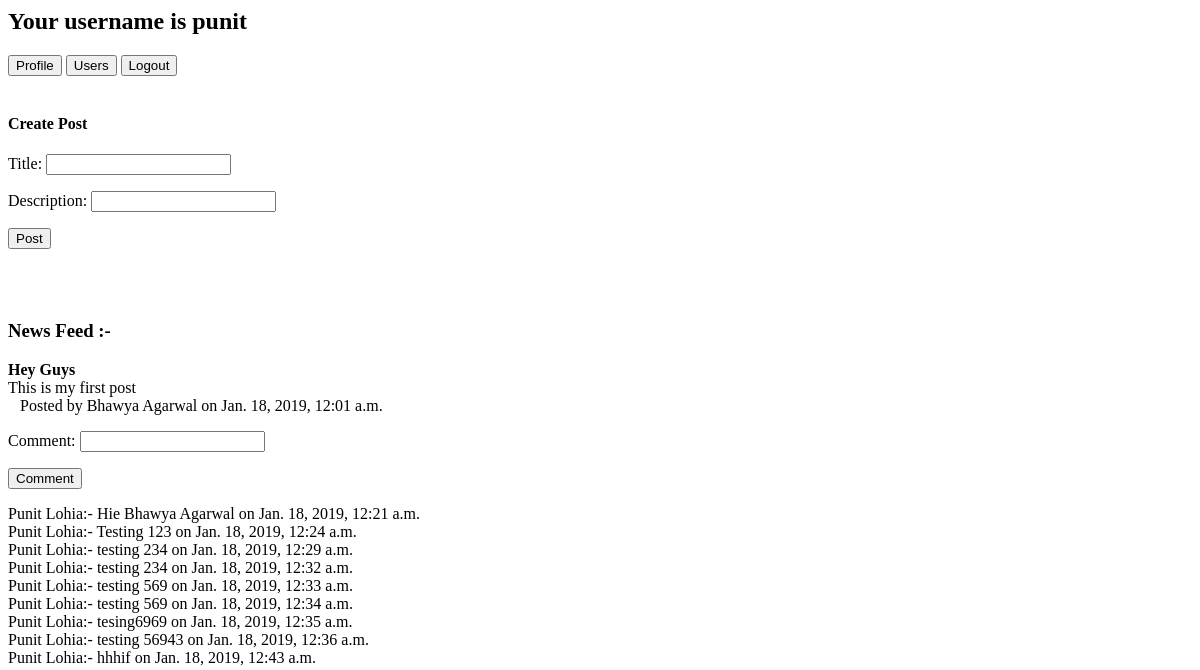
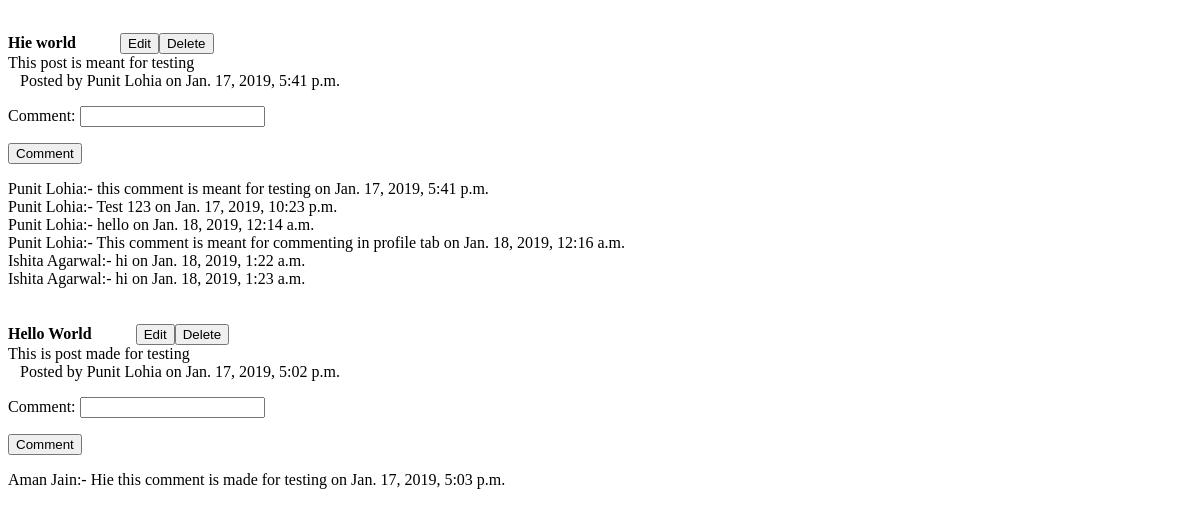
Before: /blog (signed in, upper part) with the older database file (2 pictures, top to bottom).
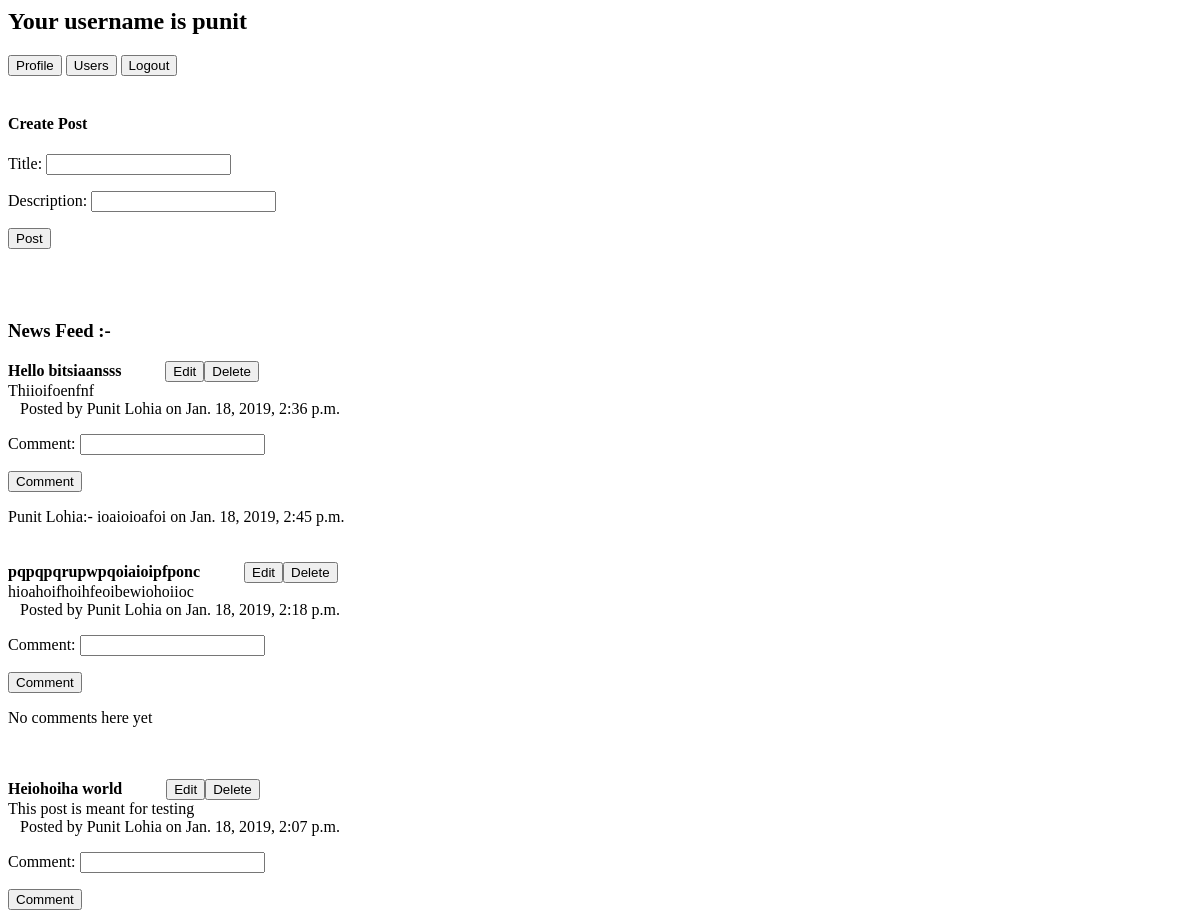
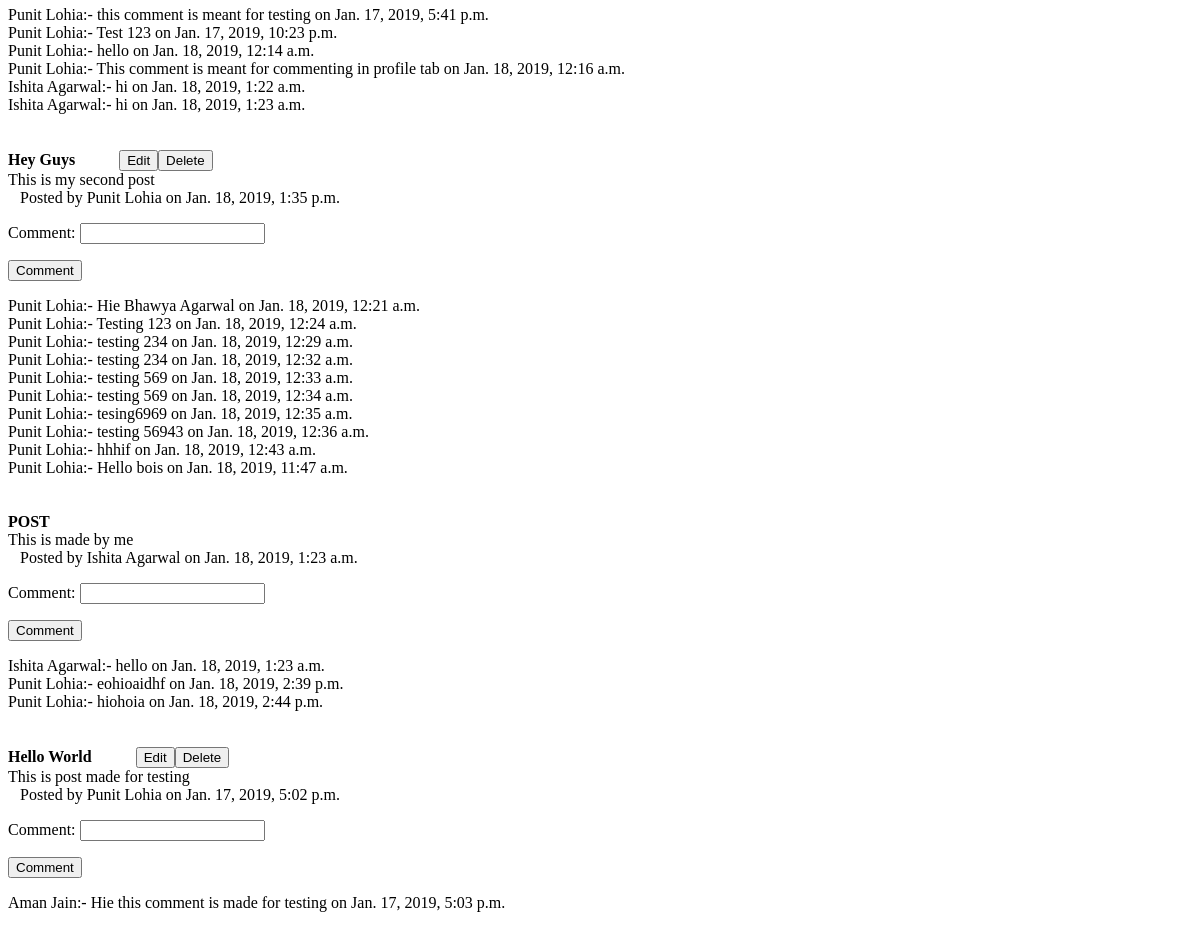
After: the same page with the newer database file (2 pictures, top to bottom).
### blog/models.py (models this page shows, shortened)
class Post(models.Model):
    title = models.CharField(max_length=200)
    description = models.CharField(max_length=1000)
    user = models.ForeignKey(User, on_delete=models.CASCADE)
    createddatetime = models.DateTimeField(auto_now_add=True)

class Comment(models.Model):
    post = models.ForeignKey(Post, on_delete=models.CASCADE)
    user = models.ForeignKey(User, on_delete=models.CASCADE)
    comment = models.CharField(max_length=1000)
    commentdatetime = models.DateTimeField(auto_now=True)

### blog/views.py (the view)
# urls.py: path('blog',views.index,name='index'),
def index(request):
    comment = AddComment
    following_list = request.user.profile.following.all()
    if request.method=="POST":
        form = PostForm(request.POST)
        form2 = PostFormOrignal()
        if form.is_valid():
            post = form.save(commit=False)
            post.user = request.user
            post.save()
            title=form.cleaned_data['title']
            description=form.cleaned_data['description']
            post2=form2.save(commit=False)
            post2.user=post.user
            post2.title=title
            post2.description=description
            post2.save()
            form = PostForm()
    else:
        form = PostForm()
    posts = Post.objects.filter(user__in=following_list).order_by('-createddatetime')
    return render(request,'blog/index.html',{'form':form,'posts':posts,'comment':comment},)

### blog/forms.py
class PostForm(forms.ModelForm):
    title=forms.CharField()
    description=forms.CharField()
    class Meta:
        model = Post
        fields=('title','description')

### blog/templates/blog/index.html (shortened to what this page needs)
<html lang="en">
<head>
</head>
<body>
  {% if user.is_authenticated %}
  <h2>Your username is {{user.username}}</h2>
  <a href="profile"><button>Profile</button></a>
  <a href="allusers"><button>Users</button></a>
  <a href="accounts/logout"><button>Logout</button></a>
  <br><br>
  <h4>Create Post</h4>
  <form method="post">
    {{form.as_p}}
    <button type="submit">Post</button>
  </form>
  <br><br>
  <h3>News Feed :-</h3>
  {% if posts %}
  {% for po in posts %}
    <b>{{po.title}}</b>&nbsp;&nbsp;&nbsp;&nbsp;&nbsp;&nbsp;&nbsp;&nbsp;&nbsp;&nbsp;&nbsp;{% if po.user == user %}<a href={% url 'edit_post' po.id %}><button>Edit</button></a><a href={% url 'delete_post' po.id %}><button>Delete</button></a>{% endif %}<br>
    {{po.description}}<br>
    &nbsp;&nbsp;&nbsp;Posted by {{po.user.get_full_name}} on {{po.createddatetime}}<br>
    <form action= "{% url 'add_comment' po.id %}" , method="POST">
        {{ comment.as_p }}
        <input type="submit" name="submit" value="Comment">
    </form>
    {% for comment in po.comment_set.all %}
          {{ comment.user.get_full_name }}:- {{ comment.comment}} on {{ comment.commentdatetime }} <br>
    {% empty %}
      <p>No comments here yet </p>
    {% endfor %}
    <br><br>
  {% endfor %}
  {% else %}
  <h4>No Posts</h4>
  {% endif %}
  {% else %}
  <h2>You are not logged in</h2>
  <a href="accounts/login"><button>Login</button></a>
  <a href="profile/register"><button>Register</button></a>
  {% endif %}
</body>
</html>

Changed rows visible on the page:
added Post: title "Hello bitsiaansss", shows "Edit", description "Thiioifoenfnf", user.get_full_name "Punit Lohia", createddatetime "Jan. 18, 2019, 2:36 p.m."
added Comment: user.get_full_name "Punit Lohia", comment "ioaioioafoi", commentdatetime "Jan. 18, 2019, 2:45 p.m.", shown under "Hello bitsiaansss"
added Post: title "pqpqpqrupwpqoiaioipfponc", shows "Edit", description "hioahoifhoihfeoibewiohoiioc", user.get_full_name "Punit Lohia", createddatetime "Jan. 18, 2019, 2:18 p.m."
changed Post "This post is meant for testing": title "Hie world" → "Heiohoiha world"; createddatetime "Jan. 17, 2019, 5:41 p.m." → "Jan. 18, 2019, 2:07 p.m."; moves up the list
changed Post "Hey Guys": description "This is my first post" → "This is my second post"; user.get_full_name "Bhawya Agarwal" → "Punit Lohia"; createddatetime "Jan. 18, 2019, 12:01 a.m." → "Jan. 18, 2019, 1:35 p.m."; now shows "Edit Delete"
added Comment: user.get_full_name "Punit Lohia", comment "Hello bois", commentdatetime "Jan. 18, 2019, 11:47 a.m.", shown under Post "Hey Guys"
now on this page (row unchanged): Post: title "POST", description "This is made by me", user.get_full_name "Ishita Agarwal", createddatetime "Jan. 18, 2019, 1:23 a.m."
now on this page (row unchanged): Comment: user.get_full_name "Ishita Agarwal", comment "hello", commentdatetime "Jan. 18, 2019, 1:23 a.m.", shown under "POST"
added Comment: user.get_full_name "Punit Lohia", comment "eohioaidhf", commentdatetime "Jan. 18, 2019, 2:39 p.m.", shown under "POST"
added Comment: user.get_full_name "Punit Lohia", comment "hiohoia", commentdatetime "Jan. 18, 2019, 2:44 p.m.", shown under "POST"
